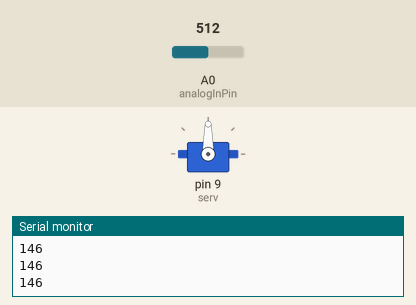
A sketch run on a simulated Arduino Uno, built with avr-gcc and run on an emulated ATmega328P. On the bench: servo, the last lines printed to the serial monitor. Inputs (shaded band) come from the test bench; at power-on: A0 (analogInPin) = 512.

Above: at 1.2 s.
1.3 s: A0 (analogInPin) set to 716
At 5.8 s:
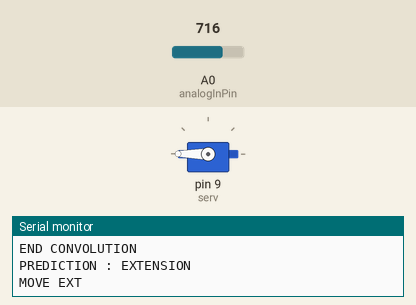
Timing chart, 0 to 7.3 s (numbered marks = the images above; inputs shaded):
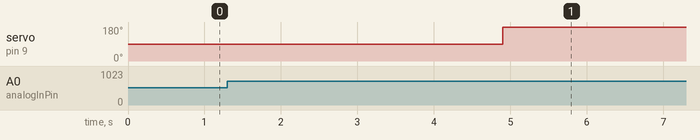

Measured:
- after the input at 1.3 s, servo on pin 9 (serv): 90° → 180° after 3.6 s

The sketch:

supplementary.ino.ino
```cpp
#include <stdio.h>
#include <stdlib.h>
#include <Servo.h>

/// SAME AS PYTHON
int PEAK_HEIGHT_FLX = 60;
int PEAK_HEIGHT_EXT = 20;
// int PEAK_HEIGHT_FLX = 335;
// int PEAK_HEIGHT_EXT = 295;
int MID = 50;
int WINDOW = 100;
int POOR_PREDICTION_THRESHOLD = 1000000;
int flx_aligned[100];
int ext_aligned[100];
int DC_COMPONENT = 55;
// int DC_COMPONENT = 60;
float alpha = 0.2;


/// THIS FILE ONLY
int count = 0;
const int analogInPin = A0;
const int D7 = 7;
Servo serv;
int EXT = 1;
int FLX = 0;
int RST = 3;
int prevpred = 1;
double *MAX_SIG;


// int FLEX_FILTER[100] = {23, 23, 23, 23, 23, 23, 24, 24, 24, 24, 24, 24, 25, 26, 26, 26, 25, 25, 25, 25, 25, 25, 25, 26, 26, 27, 26, 27, 27, 28, 28, 28, 28, 28, 29, 29, 30, 29, 29, 28, 28, 28, 29, 29, 28, 27, 26, 23, 21, 19, 18, 18, 19, 20, 21, 22, 23, 25, 26, 27, 29, 30, 30, 31, 31, 32, 32, 32, 33, 32, 32, 32, 32, 32, 32, 32, 32, 32, 33, 33, 33, 33, 33, 32, 32, 33, 33, 33, 33, 32, 33, 33, 33, 33, 34, 34, 34, 34, 34, 34};
// int EXT_FILTER[100] = {24, 24, 24, 24, 24, 24, 24, 24, 24, 24, 24, 24, 24, 25, 25, 25, 25, 25, 25, 25, 25, 25, 26, 26, 27, 27, 28, 29, 30, 31, 31, 30, 28, 27, 25, 24, 23, 23, 22, 22, 23, 24, 25, 26, 27, 27, 28, 28, 29, 28, 28, 28, 27, 27, 27, 27, 28, 28, 28, 28, 28, 28, 28, 28, 29, 29, 29, 30, 30, 31, 31, 31, 31, 32, 32, 32, 32, 32, 32, 32, 32, 32, 32, 32, 32, 32, 32, 32, 32, 32, 32, 33, 33, 33, 33, 33, 33, 33, 33, 33};
// int RST_FILTER[100] = {23, 23, 24, 24, 24, 25, 25, 25, 25, 26, 26, 26, 26, 27, 27, 27, 27, 27, 27, 27, 28, 28, 29, 28, 29, 30, 30, 30, 30, 30, 31, 31, 31, 31, 31, 32, 32, 33, 33, 33, 33, 34, 34, 34, 34, 34, 34, 34, 35, 36, 37, 36, 36, 37, 37, 37, 37, 38, 38, 38, 38, 38, 38, 39, 39, 39, 40, 39, 40, 40, 41, 40, 41, 41, 41, 40, 41, 41, 41, 42, 43, 43, 43, 43, 43, 44, 44, 45, 45, 45, 45, 46, 46, 47, 47, 47, 47, 47, 48, 48};
int FLEX_FILTER[100];
int EXT_FILTER[100];
int RST_FILTER[100];


// DANNY EEPROM STUFF /////////////////////////////////////////////////////
#include <EEPROM.h>

// type used to capture each data point in a sample
// !maximum space in nano is believed to be 1024B!
// in that case, the hard max is 5B per data point
#define USE_TYPE short

// N - number of samples represented in window average
// LO - first sample in window average
// HI - last sample in window average
int BASE = 0;
int LENGTH = 100;

int ADDR_FN  = 0;
int ADDR_FLO = ADDR_FN + sizeof(USE_TYPE);
int ADDR_FHI = ADDR_FLO + (LENGTH - 1) * sizeof(USE_TYPE);

int ADDR_EN = ADDR_FHI + sizeof(USE_TYPE);
int ADDR_ELO = ADDR_EN + sizeof(USE_TYPE);
int ADDR_EHI = ADDR_ELO + (LENGTH - 1) * sizeof(USE_TYPE);

int LINEUP = 50;

int addr;
USE_TYPE E_val;
USE_TYPE N;

int emg;

int dt_ms = 30;

bool start_fresh = false;
bool align = true;

// END DANNY'S EEPROM /////////////////////////////////////////////////////

int ema(int exp, int actual, float alpha){
  // smooths the signal based on alpha value
  // 0.1 is large smoothing, 0.5 is less smoothing, 1 is basically none
  // float value 0 to 1
  // Serial.println(( (alpha * (float)(exp)) + ((1 - alpha) * (float)(actual))) );
  Serial.println((int)( (alpha * (float)(exp)) + ((1 - alpha) * (float)(actual))) );
  return (int) ( (alpha * (float)(exp)) + ((1 - alpha) * (float)(actual)) );
}

void convolve_avg(int* A, int* B, double *AVG_VAL){
  // convolve signals A and B and return the average of the convolution

  double large_conv = 0;
  double large_avg = 0;
  *AVG_VAL = 0; // zero out avg
  for(int i = 0; i < WINDOW-1; i++)
  {
    large_conv = 0;
    for(int j = 0; j < WINDOW-1; j++){ // THIS MAY NOT WORK, HAD TO DO IT TO USE INT INSTEAD OF
      large_conv += ((double)(A[i-j]) * (double)(B[j])); // compute current convolution
    }
    // Serial.print("large_conv: ");
    // Serial.print(large_conv);
    // Serial.print("\n");

    // CHECK IF CURRENT CONV IS THE MAX VAL, MAYBE ALSO MAKE ONE FOR AVG
    *AVG_VAL += large_conv;
    *AVG_VAL /= 2;

  }

  Serial.println(*AVG_VAL);
  // cout<<"AVG VALUE: "<<(*AVG_VAL)<<endl;
}

void convolve_max(int* A, int* B, double *MAX_VAL){
  // convolve signals A and B and return the maximum of the convolution
  // aligned signal is A, filter is B

  double large_conv = 0;
  double prev_conv = 0;
  double large_max = 0;
  *MAX_VAL = 0; // zero out max
  for(int i = 0; i < WINDOW-1; i++)
  {
    large_conv = 0;
    for(int j = 0; j < WINDOW-1; j++){ // THIS MAY NOT WORK, HAD TO DO IT TO USE INT INSTEAD OF
      large_conv += ((double)(A[i-j]) * (double)(B[j])); // compute current convolution
    }
    // CHECK IF CURRENT CONV IS THE MAX VAL, MAYBE ALSO MAKE ONE FOR AVG
    if ((large_conv > prev_conv) && (large_conv > large_max)){
        large_max = large_conv;
    }
    prev_conv = large_conv;
  }
  *MAX_VAL = large_max;
  Serial.println(*MAX_VAL);
  // cout<<"MAX VALUE: "<<(*MAX_VAL)<<endl;
}

int find_peaks(int *data, int max_height){
  // iterate through data file, comparing each pt
  // until max peak obtained larger than peak_height

  int MAX_INDEX = 0;
  int PREV = data[0]; //handle both negative and pos peak starts
  for(int i = 0; i < WINDOW-1; i++){
    if ((data[i] >= PREV) && (data[i] >= max_height) && (data[i] >= data[MAX_INDEX])){
      MAX_INDEX = i;
    }
  }
  return MAX_INDEX;
}

void align_signal(int *data){
  // align the signal to the mid point based on the maximum peak,
  // if this works, remove ext_aligned and just use a single aligned signal variable

  int max_height;
  int peak_index, gap, endpoint;

  int neg_data[WINDOW];

  max_height = PEAK_HEIGHT_FLX;

  peak_index = find_peaks(data, max_height); // find maximum peak

  if (peak_index){
    if (peak_index > MID){
        gap = peak_index - MID;

        for(int i = 0; i < (WINDOW-1 - gap); i++){
          flx_aligned[i] = data[gap]; // save starting at gap up to window end
          ext_aligned[i] = data[gap]; // save starting at gap up to window end
          gap++;
        }
        for(int i = gap; i < WINDOW-1; i++){
          flx_aligned[i] = DC_COMPONENT; // make the rest of the window DC component flat
          ext_aligned[i] = DC_COMPONENT; // make the rest of the window DC component flat
        }

    }
    else if (peak_index <= MID){
        gap = MID - peak_index;

        for(int i = 0; i < gap; i++){
          flx_aligned[i] = DC_COMPONENT; // make the beginning of the window DC component flat
          ext_aligned[i] = DC_COMPONENT; // make the beginning of the window DC component flat
        }
        endpoint = (WINDOW-1-gap);
        for(int i = 0; i < endpoint; i++){
          flx_aligned[gap] = data[i]; // make from gap to window end the data
          ext_aligned[gap] = data[i]; // make from gap to window end the data
          gap++;
        }
    }
    else{
      for(int i = 0; i < WINDOW-1; i++){
        flx_aligned[i] = data[i]; // IF NO PEAKS ARE FOUND AT THE SPECIFIED HEIGHT, RETURN ORIGINAL WAVE
        ext_aligned[i] = data[i]; // IF NO PEAKS ARE FOUND AT THE SPECIFIED HEIGHT, RETURN ORIGINAL WAVE
      }
    }
  }

  // max_height = PEAK_HEIGHT_EXT;
  // for(int i = 0; i < WINDOW-1; i++){
  //   neg_data[i] = -(data[i]);
  // }

  // peak_index = find_peaks(neg_data, -max_height); // find minimum peak

  // if (peak_index){
  //   if (peak_index > MID){
  //       gap = peak_index - MID;

  //       for(int i = 0; i < (WINDOW-1 - gap); i++){
  //         ext_aligned[i] = data[gap]; // save starting at gap up to window end
  //         gap++;
  //       }
  //       for(int i = gap; i < WINDOW-1; i++){
  //         ext_aligned[i] = DC_COMPONENT; // make the rest of the window DC component flat
  //       }

  //   }
  //   else if (peak_index <= MID){
  //       gap = MID - peak_index;

  //       for(int i = 0; i < gap; i++){
  //         ext_aligned[i] = DC_COMPONENT; // save as dc component up to gap
  //       }
  //       endpoint = WINDOW-1-gap;
  //       for(int i = 0; i < endpoint; i++){
  //         ext_aligned[gap] = data[i]; // make rest of signal align with window
  //         gap++;
  //       }
  //   }
  //   else{
  //     for(int i = 0; i < WINDOW-1; i++){
  //       ext_aligned[i] = data[i]; // IF NO PEAKS ARE FOUND AT THE SPECIFIED HEIGHT, RETURN ORIGINAL WAVE
  //     }
  //   }
  // }

}

int match_filter_prediction(int *d){
  // take a WINDOW size int array
  // align the signal to match the filter alignment
  // convolve the signal with the flexion and extension filter
  // return a number corresponding to FLEXION or EXTENSION based on convolution

  double MAX_FLX;
  double MAX_EXT;
  double MAX_RST;

  double PRED;

  // Serial.println("ALIGNING");
  align_signal(d); // ALIGN AS YOU CONVOLVE

  // CONVOLVE AND RETURN MAX?

  // convolve_avg(flx_aligned, FLEX_FILTER, &MAX_FLX);
  convolve_max(flx_aligned, FLEX_FILTER, &MAX_FLX);

  // convolve_avg(ext_aligned, EXT_FILTER, &MAX_EXT);
  convolve_max(ext_aligned, EXT_FILTER, &MAX_EXT);

  // convolve_avg(flx_aligned, EXT_FILTER, &MAX_EXT);
  // convolve_max(ext_aligned, EXT_FILTER, &MAX_EXT);

  Serial.println("END CONVOLUTION");

  // Serial.println(*MAX_SIG);
  // if (MAX_FLX < 300000 || MAX_EXT < 300000){
  //   Serial.println("Low Similarity, No prediction");
  //   return -1;
  // }
  PRED = (abs(MAX_FLX - MAX_EXT) > 4000 ? MAX_FLX:MAX_EXT);

  // PRED = (MAX_FLX>MAX_EXT ? MAX_FLX:MAX_EXT); // FLEX OR EXTEND HIGHER CORRELATION

  //flexion = 0, extension = 1, sustain = 2, rest = 3

  // RETURN THE PREDICTION BASED ON MAX VALUE
  if (PRED == MAX_FLX){
    return FLX;
  }
  else if (PRED == MAX_EXT){
    return EXT;
  }
  else if (PRED == MAX_RST){
    return RST;
  }

  return -1;
}

void setup(){
  // initialize Serial port and analog pins
  // fill the filters using data saved to EEPROM

  Serial.begin(9600);
  pinMode(A0, INPUT);
  pinMode(D7, OUTPUT);
  serv.attach(9);
  Serial.println("SETUP DONE");
  Serial.println("CALIBRATING...");
  mem_fill_filter();
  Serial.println("FILTERS LOADED");

  // Serial.println("FLEXION FILTER");
  // for(int i = 0; i < WINDOW-1; i++){
  //   Serial.println(FLEX_FILTER[i]);
  //   delay(dt_ms);
  // }
  // Serial.println("EXTENSION FILTER");
  // for(int i = 0; i < WINDOW-1; i++){
  //   Serial.println(EXT_FILTER[i]);
  //   delay(dt_ms);
  // }

}

void loop(){
  // MAIN LOOP that samples analog pin waiting for a spike in the signal
  // indicating potential movement. 'gap' variable determines threshold for detection
  // loop then records WINDOW size signal, and sends it to a prediction fn
  //
  //

  int sensorWindow[WINDOW];
  int gap = 3;
  int val = 0;
  int prev_i;

  int prediction = 0;
  int i;

  int ema_actual;

  while(1){
    // may have an issue with missing part of wave before drop, maybe save a buffer of 5 at all times?
    val = analogRead(analogInPin);
    ema_actual = DC_COMPONENT;
    ema_actual = ema(val, ema_actual, alpha); // do ema as read in

    // if the beginning of the loop
    if(count == 0){
      prev_i = ema_actual;
      // Serial.println("BEGINNING OF CNT");
    }

    // Serial.println(ema_actual);


    // if a movement is detected
    if(((gap + ema_actual) < prev_i) || ((-gap + ema_actual) > prev_i)){
      Serial.println("MOVEMENT DETECTED...");
      *MAX_SIG = 0;
      // read in a 100 smaple window
      for(i = 0; i < WINDOW; i++) {
        val = analogRead(analogInPin);
        ema_actual = DC_COMPONENT;
        ema_actual = ema(val, ema_actual, alpha);

        sensorWindow[i] = ema_actual; // save the window into sensorWindow

        if(*MAX_SIG < ema_actual){
          *MAX_SIG = ema_actual;
        }

        // Serial.println(ema_actual); // print the value

        delay(dt_ms); // delay to allow time for ADC
      }

      // send new window to the prediction model
      Serial.println("PREDICTING...");
      prediction = match_filter_prediction(sensorWindow);

      // process the prediction and move the servo
      if ((prediction == FLX) && (prevpred == EXT)){
        Serial.println("PREDICTION : EXTENSION");
        prevpred = FLX;
        driveServo(EXT);
      }
      else if ((prediction == EXT) && (prevpred == FLX)){
        Serial.println("PREDICTION : FLEXION");
        prevpred = EXT;
        driveServo(FLX);
      }
      else{
        Serial.println("PREDICTION : REST");
      }
      // if (prediction == EXT){
      //   Serial.println("PREDICTION : EXTENSION");
      //   // driveServo(prediction);
      // }
      // else if (prediction == FLX){
      //   Serial.println("PREDICTION : FLEXION");
      //   // driveServo(prediction);
      // }
      // else{
      //   Serial.println("PREDICTION : REST");
      // }

      // prevpred = prediction;
    }

    // otherwise continue to poll for movement
    else if (count%100==0){
      Serial.println("POLLING...");
      count = 0;
    }

    // Serial.println(prev_i);
    prev_i = ema_actual;
    count++;
    delay(dt_ms);
  }
}

void mem_fill_filter()
// get filters saved to EEPROM from memory
// and save into global variables
{
  int buffer = DC_COMPONENT - 23;
  int i = 0;
  for(addr = ADDR_FN; addr <= ADDR_FHI; addr += sizeof(USE_TYPE))
  {
    EEPROM.get(addr, E_val);
    FLEX_FILTER[i] = E_val+buffer;
    i++;
  }

  i = 0;
  for(addr = ADDR_EN; addr <= ADDR_EHI; addr += sizeof(USE_TYPE))
  {
    EEPROM.get(addr, E_val);
    EXT_FILTER[i] = E_val+buffer;
    i++;
  }

}

void driveServo(int pred){

  int SERV_PIN = 9;   // PWM pin
  int SERV_MIN = 10;   // minimum servo angle FLEXION
  int SERV_MAX = 180; // maximum sevo angle EXTENSION

  // unsigned long dt_ms = 250; // 16 Hz
  unsigned long servo_dt_ms = 1500; // 16 Hz

  int actual;

  if (pred == EXT) {
    // actual = min(actual + 10, SERV_MAX);
    Serial.println("MOVE EXT");
    actual = SERV_MAX;
    serv.write(actual);
    delay(servo_dt_ms);

  }
  else if (pred == FLX) {
    // actual = max(actual - 10, SERV_MIN);
    Serial.println("MOVE FLX");
    actual = SERV_MIN;
    serv.write(actual);
    delay(servo_dt_ms);
    // Serial.println("MOVE EXT");
    // actual = SERV_MAX;
    // serv.write(actual);
    // delay(servo_dt_ms);
  }
  else if (pred == RST){
    Serial.println("DO NOT MOVE");
    delay(servo_dt_ms);
  }

  prevpred = pred;

}
```
